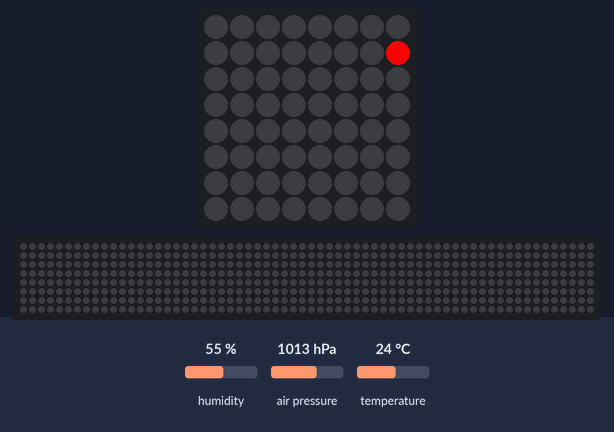
Simulated run of this program. Board: Raspberry Pi (BCM pin numbers) with a Sense HAT. On the bench: the Sense HAT's 8×8 RGB LED matrix, a strip that is not on the board, showing the scrolling text unrolled. The inputs (shaded band) are chosen by the test bench; at power-on: humidity 55 %, air pressure 1013 hPa, temperature 24 °C. The 64×8 strip is a reading aid, not a part: it shows the text the matrix is scrolling, unrolled, one strip-width of it at a time; what the program prints to the terminal is not drawn. At 23.2 s the program stops and its outputs stay as they are.

Above: at 0.1 s.
At 2.95 s:
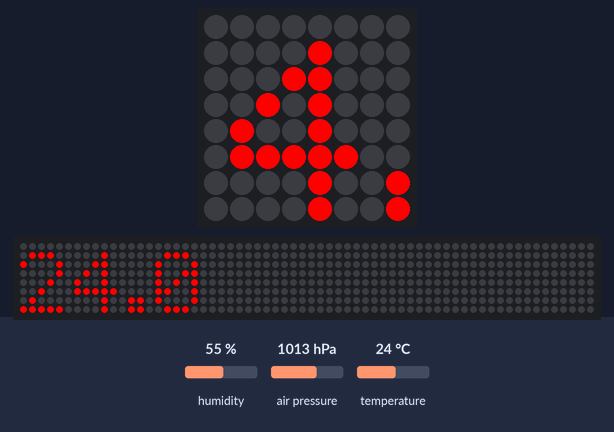
At 5.86 s:
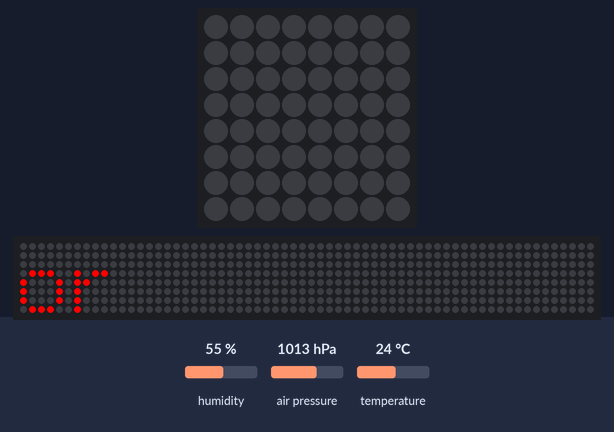
At 11.62 s:
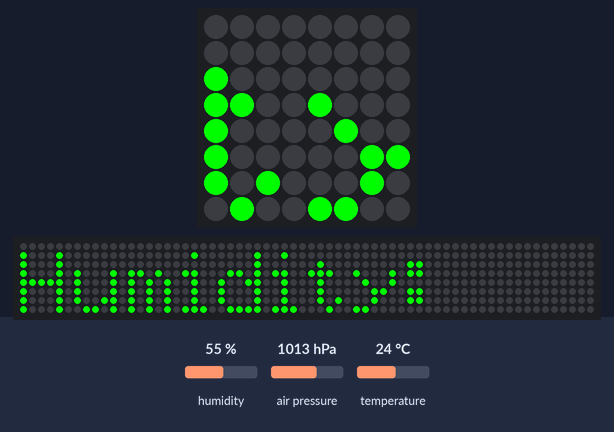
At 17.38 s:
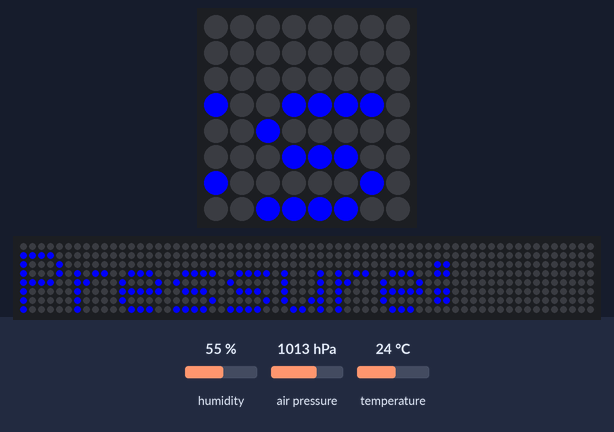
At 23.15 s:
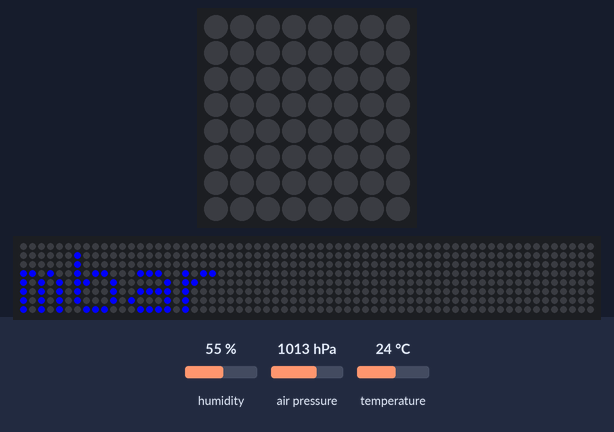

The program:

sensor_samples.py
```python
#!/usr/bin/python

# sensor_samples.py
# Copyright (C) 2015 David L. Bennett <db42@hawaii.edu>
# for CS294: Python, Fall 2015, University of Hawaii at Hilo
#
# GitHub respository:
# https://github.com/muku42/initial-foray-into-raspberry-pi.git
#
# This program is free software: you can redistribute it and/or modify
# it under the terms of the GNU General Public License as published by
# the Free Software Foundation, either version 3 of the License, or
# (at your option) any later version.
#
# This program is distributed in the hope that it will be useful,
# but WITHOUT ANY WARRANTY; without even the implied warranty of
# MERCHANTABILITY or FITNESS FOR A PARTICULAR PURPOSE.  See the
# GNU General Public License for more details.
#
# You should have received a copy of the GNU General Public License
# along with this program.  If not, see: <http://www.gnu.org/licenses/>

###############
##
## This progam gives a small sampling of the sensor capability of the
## Raspberry Pi Sense Hat, also known as the AstroPi Hat.
##
## Readings for temperature, relative humidity, and atmospheric pressure
## are taken and displayed via the terminal as well as the Sense Hat's
## 8x8 LED matrix.  Please keep in mind that the readings are taken directly
## at the Sense Hat.  Temperature for instance will be quite a bit higher than
## the actual 'room' temperature because the Sense Hat is registering the heat
## produced by the Raspberry Pi itself.  Future setup will involve an extended
## female-to-male 40-pin GPIO connector to reduce the influence of the
## Raspberry Pi itself.
##
###############

import time
from sense_hat import SenseHat

# Celscius to Fahrenheit
def c_to_f (t):
    result = (9.0/5.0) * t + 32
    return result

sense = SenseHat()
sense.clear() # clear the 8x8 matrix

tempC = sense.get_temperature()
tempC = round(tempC, 1)
tempF = c_to_f(tempC) # conversion from Celsius to Fahrenheit
tempF = round(tempF, 1)

print "The temperature at the Sense Hat is", tempC, "C or", tempF, "F"

sense.clear()

humidity = sense.get_humidity()
humidity = round(humidity, 1)

print "The relative humidity at the Sense Hat is", humidity, "%"

sense.clear()

pressure = sense.get_pressure()
pressure = round(pressure, 1)

print "The atmospheric pressure at the Sense Hat is", pressure, "mbar"

# outputing the temp, humidity, and pressure to the matrix

sense.clear()
sense.set_rotation(0) # sets orientation of Sense Hat matrix

# setting colors for the scrolling text on the matrix
red = (255, 0, 0)
green = (0, 255, 0)
blue = (0, 0, 255)

speed = (0.06) # speed of text scroll (0.10 is default)
sleep = (0.6) # time of break in seconds

sense.show_message("Temp:", text_colour=red, scroll_speed=speed)
sense.show_message(str(tempC), text_colour=red, scroll_speed=speed)
sense.show_message("C", text_colour=red, scroll_speed=speed)
sense.show_message("or", text_colour=red, scroll_speed=speed)
sense.show_message(str(tempF), text_colour=red, scroll_speed=speed)
sense.show_message("F", text_colour=red, scroll_speed=speed)
time.sleep(sleep)
sense.show_message("Humidity:", text_colour=green, scroll_speed=speed)
sense.show_message(str(humidity), text_colour=green, scroll_speed=speed)
sense.show_message("%", text_colour=green, scroll_speed=speed)
time.sleep(sleep)
sense.show_message("Pressure:", text_colour=blue, scroll_speed=speed)
sense.show_message(str(pressure), text_colour=blue, scroll_speed=speed)
sense.show_message("mbar", text_colour=blue, scroll_speed=speed)

sense.clear()
```
